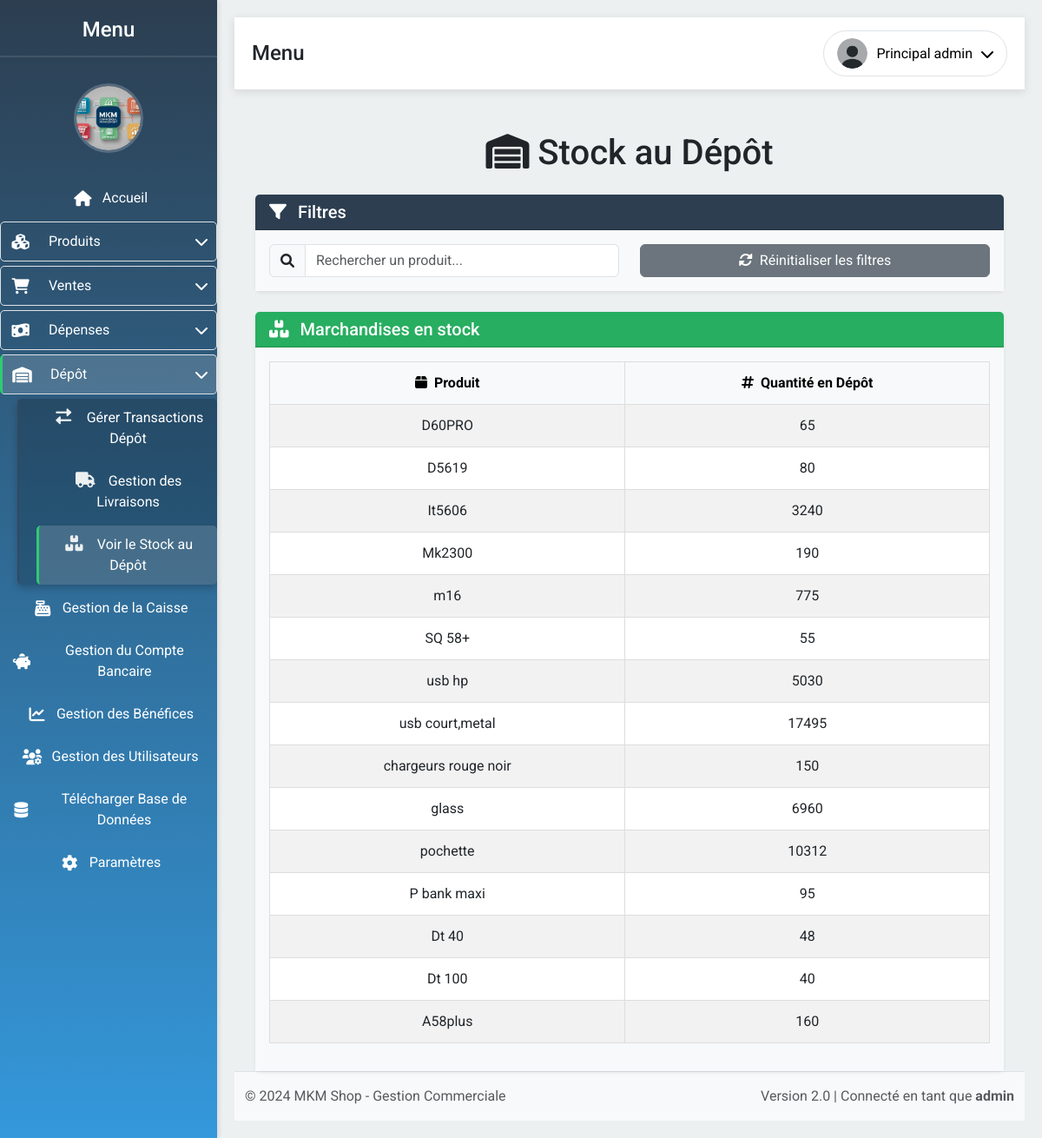
Page /stock_depot (signed in) on the committed database.
### app/models.py (models this page shows, shortened)
class User(UserMixin, db.Model):
    __tablename__ = 'user'
    id = db.Column(db.Integer, primary_key=True)
    email = db.Column(db.String(100), unique=True, nullable=False)
    password = db.Column(db.String(100), nullable=False)
    firstname = db.Column(db.String(100), nullable=True)
    lastname = db.Column(db.String(100), nullable=True)
    photo = db.Column(db.String(200), nullable=True)
    role = db.Column(db.String(50), default='vendeur')
    permissions = db.Column(JSON, nullable=True)
    def is_admin(self):
        return self.role == 'admin'
    def has_permission(self, permission):
        if self.is_admin():
            return True
        return self.permissions and permission in self.permissions

class Produits(db.Model):
    __tablename__ = 'produits'
    id = db.Column(db.Integer, primary_key=True)
    nom = db.Column(db.String(100), nullable=False)
    description = db.Column(db.String(200))
    prix = db.Column(db.Float, nullable=False)
    prix_achat = db.Column(db.Float, nullable=False)
    quantite = db.Column(db.Integer, nullable=False)
    quantite_depot = db.Column(db.Integer, default=0)
    en_route = db.Column(db.Integer, default=0)

### app/routes.py (the view)
@bp.route('/stock_depot')
@login_required
@permission_required('voir_stock_depot')
def stock_depot():
    produits = Produits.query.filter(Produits.quantite_depot > 0).all()
    return render_template('stock_depot.html', produits=produits)

### app/templates/stock_depot.html (shortened to what this page needs)
{% extends "layout.html" %}
{% block content %}
<div class="container">
    <h1 class="mt-5 text-center"><i class="fas fa-warehouse"></i> Stock au Dépôt</h1>
    <div class="card mt-4 shadow-sm border-0">
        <div class="card-header text-white" style="background-color: #2C3E50;">
            <h5 class="card-title mb-0"><i class="fas fa-filter me-2"></i> Filtres</h5>
        </div>
        <div class="card-body" style="background-color: #F8F9FA;">
            <div class="row">
                <div class="col-md-6">
                    <div class="input-group">
                        <span class="input-group-text"><i class="fas fa-search"></i></span>
                        <input type="text" id="searchProduit" class="form-control" placeholder="Rechercher un produit...">
                    </div>
                </div>
                <div class="col-md-6">
                    <button id="resetFilters" class="btn btn-secondary w-100">
                        <i class="fas fa-sync-alt me-2"></i>Réinitialiser les filtres
                    </button>
                </div>
            </div>
        </div>
    </div>
    <div class="card mt-4 shadow-sm border-0">
        <div class="card-header text-white" style="background-color: #27AE60;">
            <h5 class="card-title mb-0"><i class="fas fa-boxes me-2"></i> Marchandises en stock</h5>
        </div>
        <div class="card-body" style="background-color: #F8F9FA;">
            <div class="table-responsive">
                <table class="table table-hover table-striped">
                    <thead class="table-light">
                        <tr>
                            <th class="text-center"><i class="fas fa-box me-2"></i>Produit</th>
                            <th class="text-center"><i class="fas fa-hashtag me-2"></i>Quantité en Dépôt</th>
                        </tr>
                    </thead>
                    <tbody id="stockTableBody">
                        {% if produits %}
                            {% for produit in produits %}
                            <tr>
                                <td class="text-center">{{ produit.nom }}</td>
                                <td class="text-center">{{ produit.quantite_depot }}</td>
                            </tr>
                            {% endfor %}
                        {% else %}
                            <tr>
                                <td colspan="2" class="text-center">Aucune marchandise trouvée dans le dépôt.</td>
                            </tr>
                        {% endif %}
                    </tbody>
                </table>
            </div>
        </div>
    </div>
</div>
{% endblock %}

### app/templates/layout.html (shortened to what this page needs)
<!DOCTYPE html>
<html lang="fr">
<head>
    <link href="{{ url_for('static', filename='css/bootstrap.min.css') }}" rel="stylesheet">
    <link href="{{ url_for('static', filename='css/all.min.css') }}" rel="stylesheet">
    <link href="{{ url_for('static', filename='css/style.css') }}" rel="stylesheet">
</head>
<body>
    <div class="sidebar" id="sidebar">
        <h2 style="text-align: center;">Menu</h2>
        <div class="logo-container" style="text-align: center; margin-top: 20px;">
            <img src="{{ url_for('static', filename='uploads/logo.png') }}" alt="Logo" style="width: 80px; height: 80px; border-radius: 50%; object-fit: cover;">
        </div>
        <a href="/" class="nav-link {% if request.endpoint == 'routes.index' %}active{% endif %}">
            <i class="fas fa-home"></i> <span>Accueil</span>
        </a>
        {% if current_user.is_authenticated %}
            {% if current_user.has_permission('gestion_produits') or current_user.has_permission('voir_stock_boutique') or current_user.has_permission('voir_stock_globale') %}
                <a href="javascript:void(0)" class="nav-link dropdown-toggle" id="dropdown-produits">
                    <i class="fas fa-cubes"></i> <span>Produits</span>
                </a>
            {% endif %}
            {% if current_user.has_permission('gestion_ventes') or current_user.has_permission('voir_historique_vente') %}
                <a href="javascript:void(0)" class="nav-link dropdown-toggle" id="dropdown-ventes">
                    <i class="fas fa-shopping-cart"></i> <span>Ventes</span>
                </a>
            {% endif %}
            {% if current_user.has_permission('gestion_depenses_ordinaires') or current_user.has_permission('gestion_depenses_recurrentes') %}
                <a href="javascript:void(0)" class="nav-link dropdown-toggle" id="dropdown-depenses">
                    <i class="fas fa-money-bill-wave"></i> <span>Dépenses</span>
                </a>
            {% endif %}
            {% if current_user.has_permission('gestion_depot') or current_user.has_permission('voir_stock_depot') or current_user.has_permission('gestion_livraisons') %}
                <a href="javascript:void(0)" class="nav-link dropdown-toggle" id="dropdown-depot">
                    <i class="fas fa-warehouse"></i> <span>Dépôt</span>
                </a>
                <div class="nav-dropdown" id="nav-dropdown-depot">
                    {% if current_user.has_permission('gestion_depot') %}
                        <a href="/gestion_transactions_depot" class="nav-link {% if request.endpoint == 'routes.gestion_transactions_depot' %}active{% endif %}">
                            <i class="fas fa-exchange-alt"></i> <span>Gérer Transactions Dépôt</span>
                        </a>
                    {% endif %}
                    {% if current_user.has_permission('gestion_depot') %}
                        <a href="/gestion_livraisons" class="nav-link {% if request.endpoint == 'routes.gestion_livraisons' %}active{% endif %}">
                            <i class="fas fa-truck"></i> <span>Gestion des Livraisons</span>
                        </a>
                    {% endif %}
                    {% if current_user.has_permission('voir_stock_depot') %}
                        <a href="/stock_depot" class="nav-link {% if request.endpoint == 'routes.stock_depot' %}active{% endif %}">
                            <i class="fas fa-boxes"></i> <span>Voir le Stock au Dépôt</span>
                        </a>
                    {% endif %}
                </div>
            {% endif %}
            {% if current_user.has_permission('gestion_caise') %}
                <a href="/gestion_caisse" class="nav-link {% if request.endpoint == 'routes.gestion_caisse' %}active{% endif %}">
                    <i class="fas fa-cash-register"></i> <span>Gestion de la Caisse</span>
                </a>
            {% endif %}
            {% if current_user.has_permission('gestion_banque') %}
                <a href="/gestion_compte_bancaire" class="nav-link {% if request.endpoint == 'routes.gestion_compte_bancaire' %}active{% endif %}">
                    <i class="fas fa-piggy-bank"></i> <span>Gestion du Compte Bancaire</span>
                </a>
            {% endif %}
            {% if current_user.has_permission('voir_benefice') %}
                <a href="/benefices" class="nav-link {% if request.endpoint == 'routes.gestion_benefices' %}active{% endif %}">
                    <i class="fas fa-chart-line"></i> <span>Gestion des Bénéfices</span>
                </a>
            {% endif %}
            {% if current_user.has_permission('gestion_utilisateurs') %}
                <a href="/gestion_utilisateurs" class="nav-link {% if request.endpoint == 'routes.gestion_utilisateurs' %}active{% endif %}">
                    <i class="fas fa-users-cog"></i> <span>Gestion des Utilisateurs</span>
                </a>
            {% endif %}
            {% if current_user.has_permission('gestion_utilisateurs') %}
                <a href="{{ url_for('routes.telecharger_base_donnees') }}" class="nav-link">
                    <i class="fas fa-database"></i> <span>Télécharger Base de Données</span>
                </a>
            {% endif %}
            <a href="/parametres" class="nav-link {% if request.endpoint == 'routes.parametres' %}active{% endif %}">
                <i class="fas fa-cog"></i> <span>Paramètres</span>
            </a>
        {% endif %}
    </div>
    <div class="content">
        <div class="header">
            <div class="page-title">
                <h4 class="mb-0">{% block page_title %}{% endblock %}</h4>
            </div>
            <div class="dropdown">
                {% if current_user.is_authenticated %}
                    <button class="btn btn-light dropdown-toggle" id="profileDropdown" data-bs-toggle="dropdown">
                        <img src="{{ url_for('static', filename=current_user.photo if current_user.photo else 'images/default.png') }}"
                             alt="Profile Picture" width="40" height="40" class="rounded-circle">
                        <span class="d-none d-md-inline">{{ current_user.firstname }} {{ current_user.lastname }}</span>
                    </button>
                {% else %}
                    <a href="/login" class="btn btn-light">
                        <i class="fas fa-sign-in-alt"></i> Connexion
                    </a>
                {% endif %}
            </div>
        </div>
        <div class="container-fluid mt-4 content-ajax">
            {% block content %}{% endblock %}
        </div>
        <footer class="footer mt-auto py-3 bg-light border-top">
            <div class="container">
                <div class="row">
                    <div class="col-md-6">
                        <span class="text-muted">© 2024 MKM Shop - Gestion Commerciale</span>
                    </div>
                    <div class="col-md-6 text-md-end">
                        <span class="text-muted">Version 2.0 | {% if current_user.is_authenticated %}Connecté en tant que <strong>{{ current_user.role }}</strong>{% endif %}</span>
                    </div>
                </div>
            </div>
        </footer>
    </div>
</body>
</html>

### rows in the picture
User: firstname "Principal", lastname "admin", role "admin"
Produits: nom "D60PRO", quantite_depot "65"
Produits: nom "D5619", quantite_depot "80"
Produits: nom "It5606", quantite_depot "3240"
Produits: nom "Mk2300", quantite_depot "190"
Produits: nom "m16", quantite_depot "775"
Produits: nom "SQ 58+", quantite_depot "55"
Produits: nom "usb hp", quantite_depot "5030"
Produits: nom "usb court,metal", quantite_depot "17495"
Produits: nom "chargeurs rouge noir", quantite_depot "150"
Produits: nom "glass", quantite_depot "6960"
Produits: nom "pochette", quantite_depot "10312"
Produits: nom "P bank maxi", quantite_depot "95"
Produits: nom "Dt 40", quantite_depot "48"
Produits: nom "Dt 100", quantite_depot "40"
Produits: nom "A58plus", quantite_depot "160"
